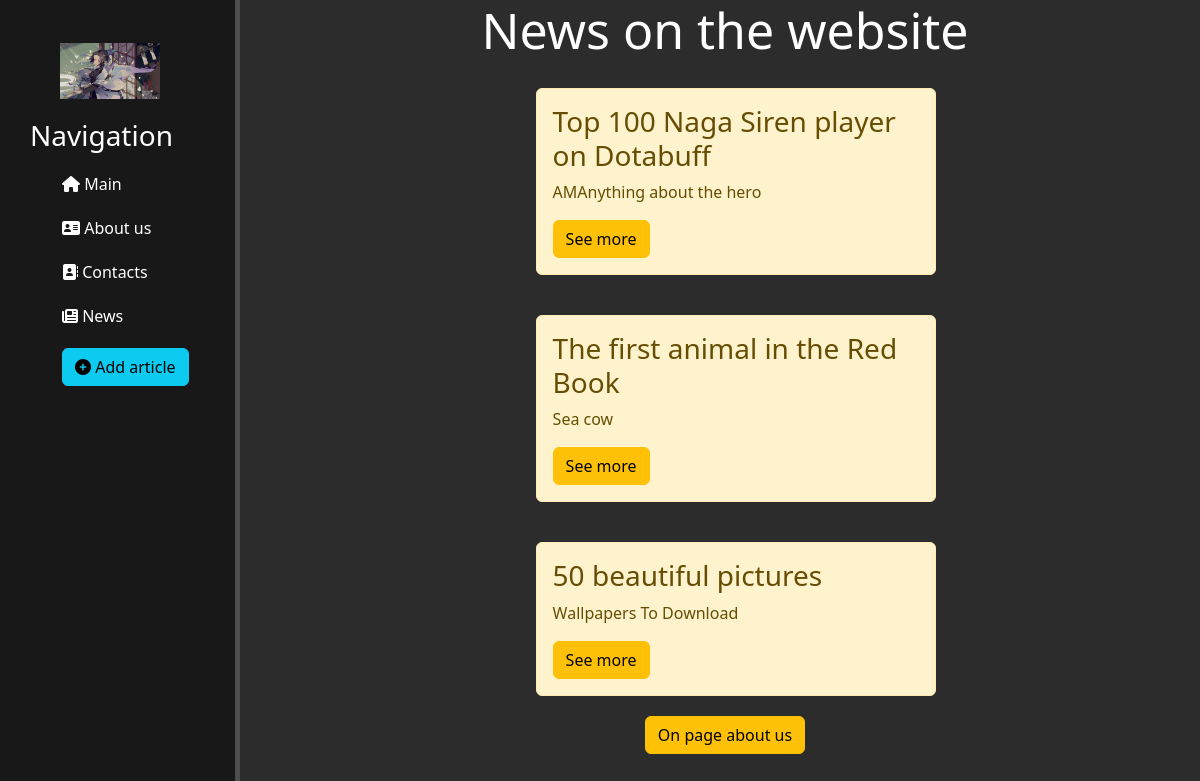
Page /news/ on the committed database.
### news/models.py (models this page shows, shortened)
class Articles(models.Model):
    title = models.CharField('Name', max_length=50, null=True)
    anons = models.CharField('Anons', max_length=250, null=True)
    full_text = models.TextField('List', null=True)
    date = models.DateTimeField('Date publications', null=True)
    class Meta:
        verbose_name = 'Article'
        verbose_name_plural = 'Articles'

### news/views.py (the view)
# urls.py: path('', views.news_home, name='news_home'),
def news_home(request):
    news = Articles.objects.order_by('-date')
    return render(request, 'news/news_home.html', {'news': news})

### news/templates/news/news_home.html (shortened to what this page needs)
{% extends 'main/layout.html' %}
{% block content %}
    <div class="features">
        <h1 class="hh">News on the website</h1>
        {% if news %}
            {% for el in news %}
                <div class="alert alert-warning">
                    <h3>{{ el.title }}</h3>
                    <p>{{ el.anons }}</p>
                    <a href="{% url 'news-detail' el.id %}" class="btn btn-warning">See more</a>
                </div>
            {% endfor %}
        {% else %}
            <p>You haven't articles!</p>
        {% endif %}
        <a href="{% url 'about' %}"><button class="btn btn-warning button">On page about us</button></a>
    </div>
{% endblock %}

### main/templates/main/layout.html (shortened to what this page needs)
{% load static %}
<!doctype html>
<html lang="en">
<head>
    <link rel="stylesheet" href="https://cdn.jsdelivr.net/npm/bootstrap@5.2.3/dist/css/bootstrap.min.css">
    <link rel="stylesheet" href="{% static 'main/css/main.css' %}">
    <link rel="stylesheet" href="https://kit.fontawesome.com/bede904998.js">
</head>
<body>
    <aside>
        <div class="widget">
            <img src="{% static 'main/img/shinobu.jpg' %}" alt="Logo">
            <h3>Navigation</h3>
            <ul>
                <a href="{% url 'home' %}"><li><i class="fa-solid fa-house"></i> Main </li></a>
                <a href="{% url 'about' %}"><li><i class="fa-solid fa-address-card"></i> About us </li></a>
                <a href="{% url 'contacts' %}"><li><i class="fa-solid fa-address-book"></i> Contacts </li></a>
                <a href="{% url 'news_home' %}"><li><i class="fa-solid fa-newspaper"></i> News </li></a>
                <a href="{% url 'create' %}"><li><button class="btn btn-info"><i class="fas fa-plus-circle"></i> Add article </button> </li></a>
            </ul>
        </div>
    </aside>
    <main>
        {% block content %}
        {% endblock %}
    </main>
</body>
</html>

### main/static/main/css/main.css (style rules this page uses)
body { background: #2c2c2c; }
aside { float: left; background:#181818; width: 20%; height: 100%; color: #fff; border-right: 5px solid #4d4d4d; }
aside img { width: 100px; float: center; margin-left: 30px; top: -5px; }
.widget { float: left; padding: 2.5%; background:#181818; width: 20%; height: 100%; color: #fff; border-right: 5px solid #4d4d4d; position: fixed; }
aside h3 { margin-top: 20px; font-size: 28px; }
aside ul { list-style: none }
aside ul li { color: #fff; display: block; margin-top: 20px; transition: transform .3s ease; }
main .features { float: left; color: #fff; margin-left: 250px; margin-bottom: 30px; text-align: center; width: 70%; }
.hh { font-size: 50px; padding-left: 110px; }
.button { margin-left: 110px }
.alert-warning { float: left; clear: both; width: 400px; margin: 20px 34%; text-align: left; }

### main/templates/main/layout.html (style rules this page uses)
a { text-decoration: none; }

### rows in the picture
Articles: title "Top 100 Naga Siren player on Dotabuff", anons "AMAnything about the hero"
Articles: title "The first animal in the Red Book", anons "Sea cow"
Articles: title "50 beautiful pictures", anons "Wallpapers To Download"
